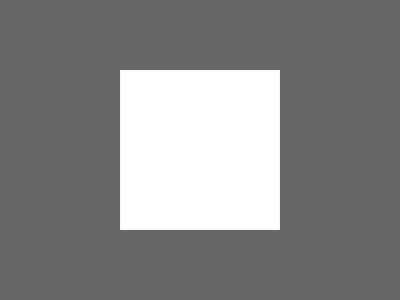
Frame 1 (no input)
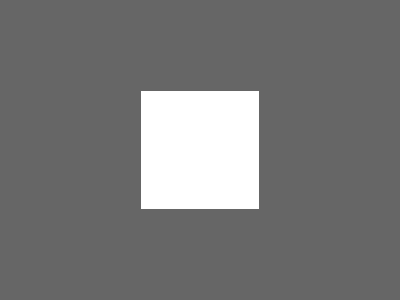
Frame 60 (the mouse pressed at the canvas centre just before this capture)
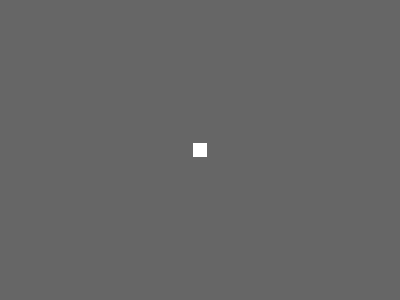
Frame 120 (the mouse held since frame 60 and released just before this capture)

The Processing sketch that drew these frames (run headless with seeded random() and noise(); from frame 60 on, the mouse is pressed at the canvas centre):

// Processing sketch: PMatrix_scale
// ── PMatrix_scale.pde
float a = 0.0;

float s = 0.0;

void setup() {
  size(400, 300);

  noStroke();

  rectMode(CENTER);

  frameRate(30);
}

void draw() {
  background(102);

  // 设置变换因子
  a = a + 0.04;

  s  = cos(a) * 2;

  // 当前参照坐标系平移到屏幕中心
  translate(width/2, height/2);

  // 将平移后的参照坐标系再进行均匀缩放
  scale(s);

  fill(255);

  rect(0, 0, 80, 80);
}
